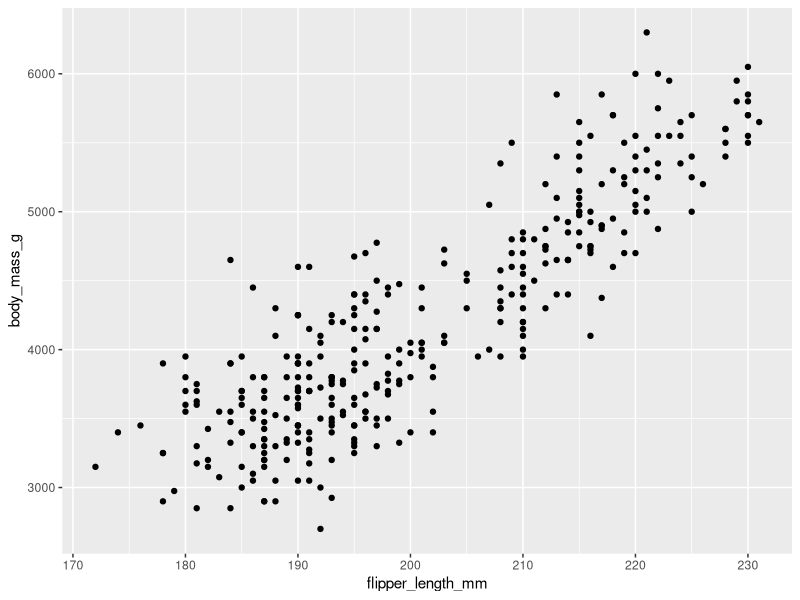
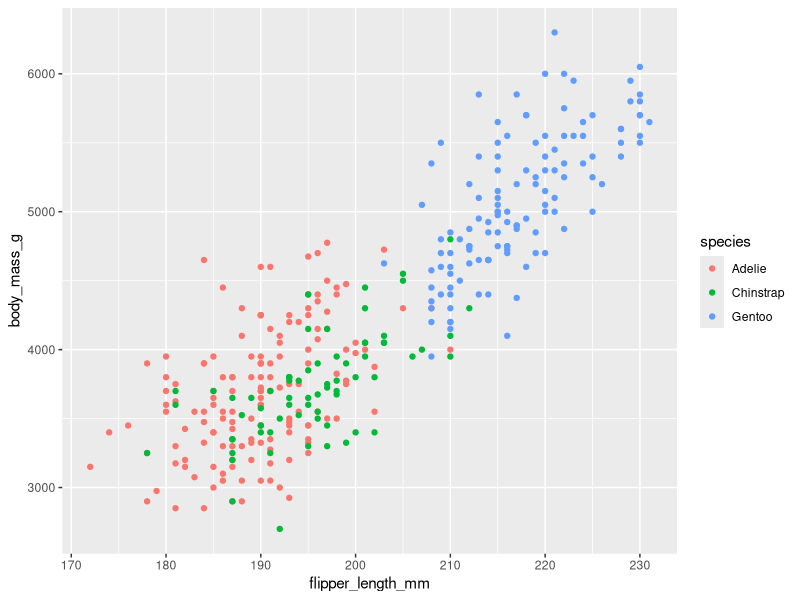
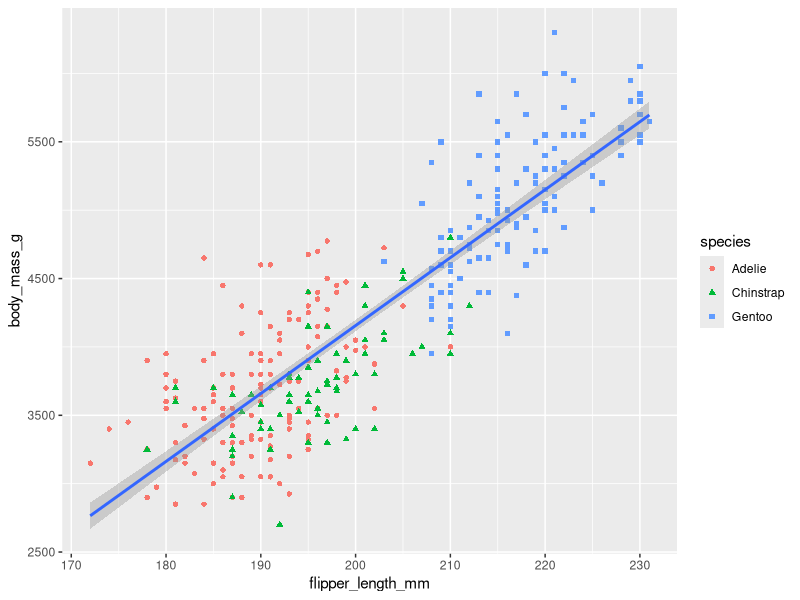
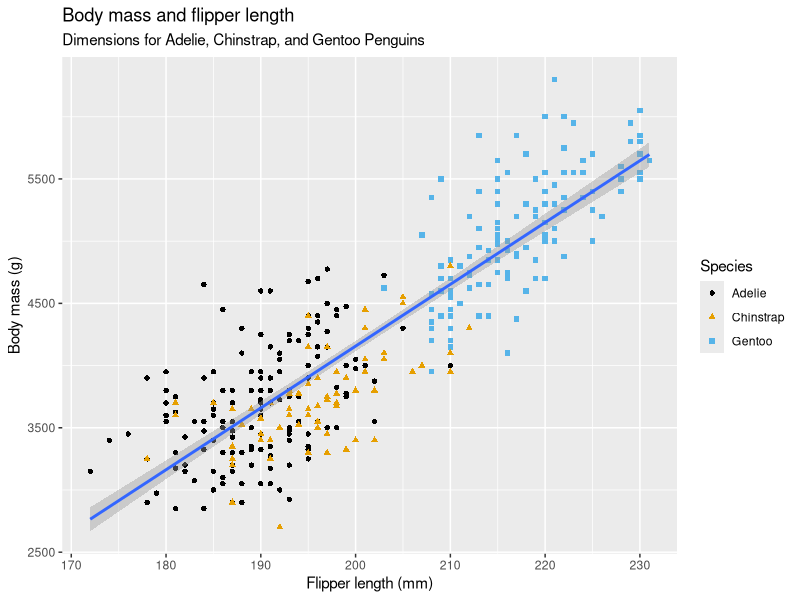
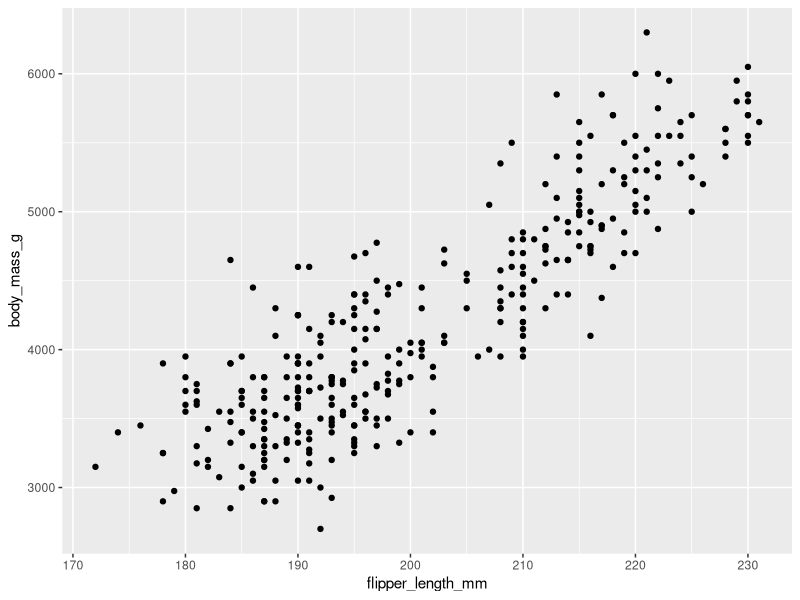
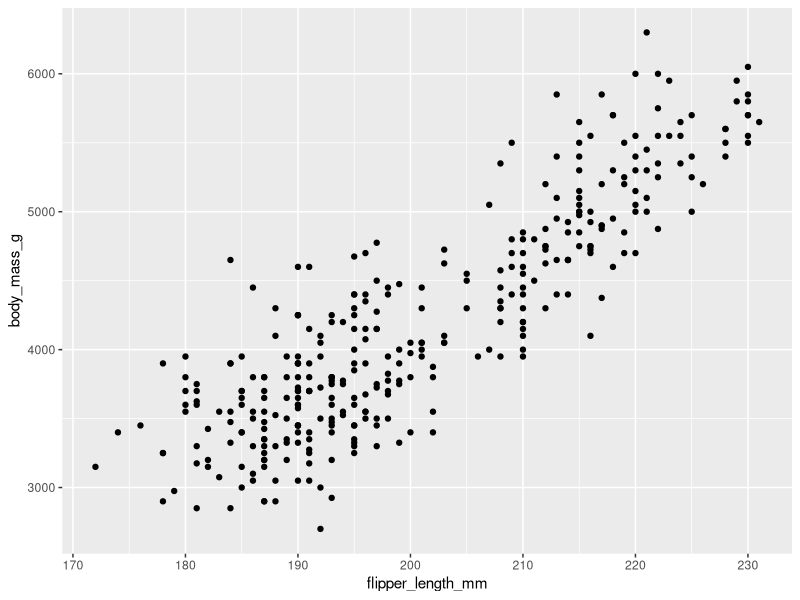

R code for these plots, in order:
install.packages(
  c("arrow", "babynames", "curl", "duckdb", "gapminder", 
    "ggrepel", "ggridges", "ggthemes", "hexbin", "janitor", "Lahman", 
    "leaflet", "maps", "nycflights13", "openxlsx", "palmerpenguins", 
    "repurrrsive", "tidyverse","tidymodels", "writexl")
)
library(tidyverse)
library(palmerpenguins)
library(ggthemes)

penguins
#> # A tibble: 344 × 8
#>   species island    bill_length_mm bill_depth_mm flipper_length_mm
#>   <fct>   <fct>              <dbl>         <dbl>             <int>
#> 1 Adelie  Torgersen           39.1          18.7               181
#> 2 Adelie  Torgersen           39.5          17.4               186
#> 3 Adelie  Torgersen           40.3          18                 195
#> 4 Adelie  Torgersen           NA            NA                  NA
#> 5 Adelie  Torgersen           36.7          19.3               193
#> 6 Adelie  Torgersen           39.3          20.6               190
#> # ℹ 338 more rows
#> # ℹ 3 more variables: body_mass_g <int>, sex <fct>, year <int>

glimpse(penguins)
#> Rows: 344
#> Columns: 8
#> $ species           <fct> Adelie, Adelie, Adelie, Adelie, Adelie, Adelie, A…
#> $ island            <fct> Torgersen, Torgersen, Torgersen, Torgersen, Torge…
#> $ bill_length_mm    <dbl> 39.1, 39.5, 40.3, NA, 36.7, 39.3, 38.9, 39.2, 34.…
#> $ bill_depth_mm     <dbl> 18.7, 17.4, 18.0, NA, 19.3, 20.6, 17.8, 19.6, 18.…
#> $ flipper_length_mm <int> 181, 186, 195, NA, 193, 190, 181, 195, 193, 190, …
#> $ body_mass_g       <int> 3750, 3800, 3250, NA, 3450, 3650, 3625, 4675, 347…
#> $ sex               <fct> male, female, female, NA, female, male, female, m…
#> $ year              <int> 2007, 2007, 2007, 2007, 2007, 2007, 2007, 2007, 2…

View(penguins) 
# opens a new tab of spreadsheet

##### SCATTER PLOT #######
ggplot(
  data = penguins,
  mapping = aes(x = flipper_length_mm, y = body_mass_g)
) +
  geom_point()
# bar charts use bar geoms (geom_bar()), line charts use line geoms (geom_line()), boxplots use boxplot geoms (geom_boxplot()), scatterplots use point geoms (geom_point()
#> Warning: Removed 2 rows containing missing values (`geom_point()`).

##### SCATTER PLOT WITH COLORS DIFF BY SPECIES #######
ggplot(
  data = penguins,
  mapping = aes(x = flipper_length_mm, y = body_mass_g, color = species)
) +
  geom_point()

##### SCATTER PLOT WITH COLORS&SHAPE DIFF BY SPECIES AND BEST FIT LINE #######
##we want points to be colored based on species but don’t want the lines to be separated out for them, we should specify color = species for geom_point() only.
ggplot(
  data = penguins,
  mapping = aes(x = flipper_length_mm, y = body_mass_g)
) +
  geom_point(mapping = aes(color = species, shape = species)) +
  geom_smooth(method = "lm")

##### FINAL PLOT WITH LABELS #######
ggplot(
  data = penguins,
  mapping = aes(x = flipper_length_mm, y = body_mass_g)
) +
  geom_point(aes(color = species, shape = species)) +
  geom_smooth(method = "lm") +
  labs(
    title = "Body mass and flipper length",
    subtitle = "Dimensions for Adelie, Chinstrap, and Gentoo Penguins",
    x = "Flipper length (mm)", y = "Body mass (g)",
    color = "Species", shape = "Species"
  ) +
  scale_color_colorblind()

##### CONCISE GGPLOT CODE MTD 1 #######
ggplot(penguins, aes(x = flipper_length_mm, y = body_mass_g)) + 
  geom_point()

##### CONCISE GGPLOT CODE MTD 2 (WITH PIPE) #######
penguins |> 
  ggplot(aes(x = flipper_length_mm, y = body_mass_g)) + 
  geom_point()
